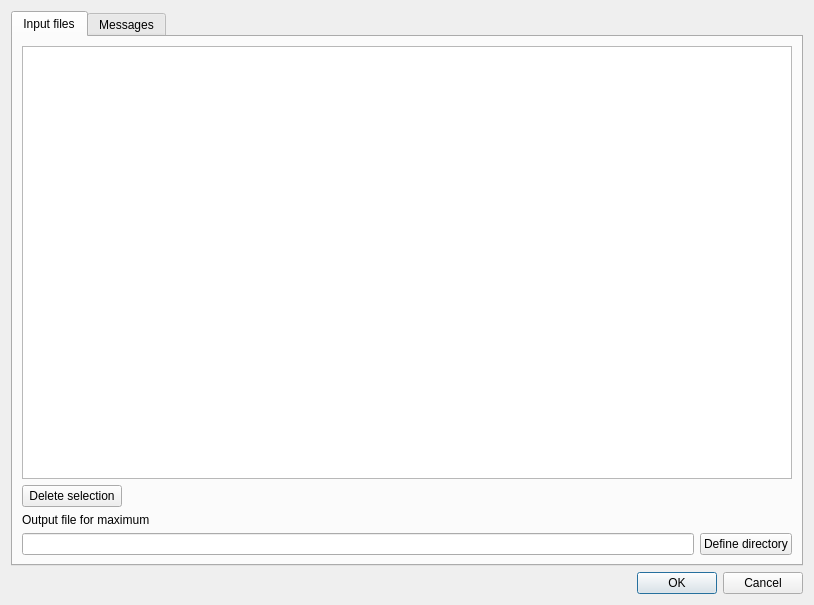
<?xml version="1.0" encoding="UTF-8"?>
<ui version="4.0">
 <class>RasterSeriesProcessDialogBase</class>
 <widget class="QDialog" name="RasterSeriesProcessDialogBase">
  <property name="geometry">
   <rect>
    <x>0</x>
    <y>0</y>
    <width>814</width>
    <height>605</height>
   </rect>
  </property>
  <property name="windowTitle">
   <string>Raster Series Processing</string>
  </property>
  <layout class="QGridLayout" name="gridLayout">
   <item row="0" column="0" colspan="2">
    <widget class="QTabWidget" name="tabInputFiles">
     <property name="locale">
      <locale language="English" country="UnitedStates"/>
     </property>
     <property name="currentIndex">
      <number>0</number>
     </property>
     <widget class="QWidget" name="tab">
      <attribute name="title">
       <string>Input files</string>
      </attribute>
      <layout class="QGridLayout" name="gridLayout_2">
       <item row="0" column="0" colspan="2">
        <widget class="QListWidget" name="widgetListFiles">
         <property name="alternatingRowColors">
          <bool>true</bool>
         </property>
         <property name="selectionMode">
          <enum>QAbstractItemView::MultiSelection</enum>
         </property>
         <property name="sortingEnabled">
          <bool>true</bool>
         </property>
        </widget>
       </item>
       <item row="1" column="0">
        <widget class="QPushButton" name="buttonDelete">
         <property name="maximumSize">
          <size>
           <width>100</width>
           <height>16777215</height>
          </size>
         </property>
         <property name="text">
          <string>Delete selection</string>
         </property>
        </widget>
       </item>
       <item row="2" column="0" colspan="2">
        <widget class="QLabel" name="label">
         <property name="text">
          <string>Output file for maximum</string>
         </property>
        </widget>
       </item>
       <item row="3" column="0">
        <widget class="QLineEdit" name="lineEdit_maxOut"/>
       </item>
       <item row="3" column="1">
        <widget class="QPushButton" name="button_outMaxDir">
         <property name="text">
          <string>Define directory</string>
         </property>
        </widget>
       </item>
      </layout>
     </widget>
     <widget class="QWidget" name="tab_2">
      <attribute name="title">
       <string>Messages</string>
      </attribute>
     </widget>
    </widget>
   </item>
   <item row="2" column="1">
    <widget class="QDialogButtonBox" name="button_box">
     <property name="sizePolicy">
      <sizepolicy hsizetype="Fixed" vsizetype="Fixed">
       <horstretch>0</horstretch>
       <verstretch>0</verstretch>
      </sizepolicy>
     </property>
     <property name="locale">
      <locale language="English" country="UnitedStates"/>
     </property>
     <property name="orientation">
      <enum>Qt::Horizontal</enum>
     </property>
     <property name="standardButtons">
      <set>QDialogButtonBox::Cancel|QDialogButtonBox::Ok</set>
     </property>
    </widget>
   </item>
  </layout>
 </widget>
 <resources/>
 <connections>
  <connection>
   <sender>button_box</sender>
   <signal>accepted()</signal>
   <receiver>RasterSeriesProcessDialogBase</receiver>
   <slot>accept()</slot>
   <hints>
    <hint type="sourcelabel">
     <x>15</x>
     <y>573</y>
    </hint>
    <hint type="destinationlabel">
     <x>20</x>
     <y>20</y>
    </hint>
   </hints>
  </connection>
  <connection>
   <sender>button_box</sender>
   <signal>rejected()</signal>
   <receiver>RasterSeriesProcessDialogBase</receiver>
   <slot>reject()</slot>
   <hints>
    <hint type="sourcelabel">
     <x>15</x>
     <y>573</y>
    </hint>
    <hint type="destinationlabel">
     <x>20</x>
     <y>20</y>
    </hint>
   </hints>
  </connection>
 </connections>
</ui>
